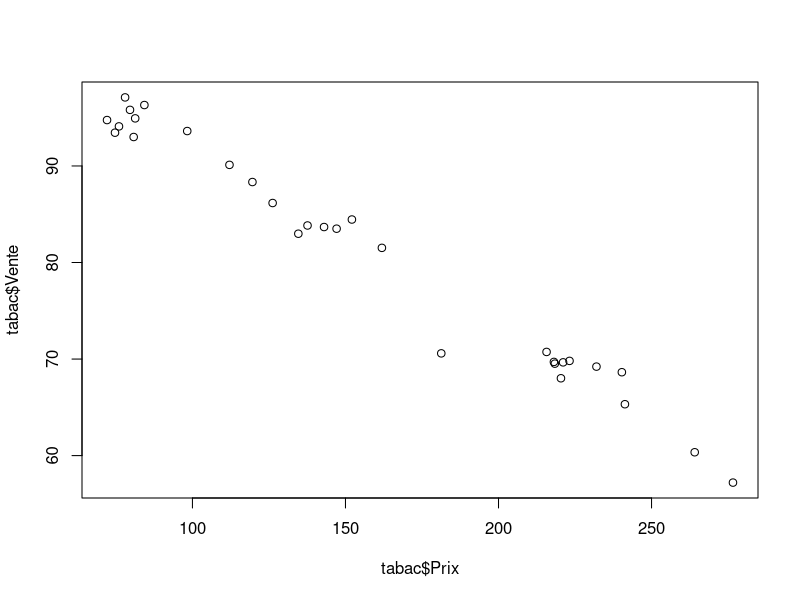
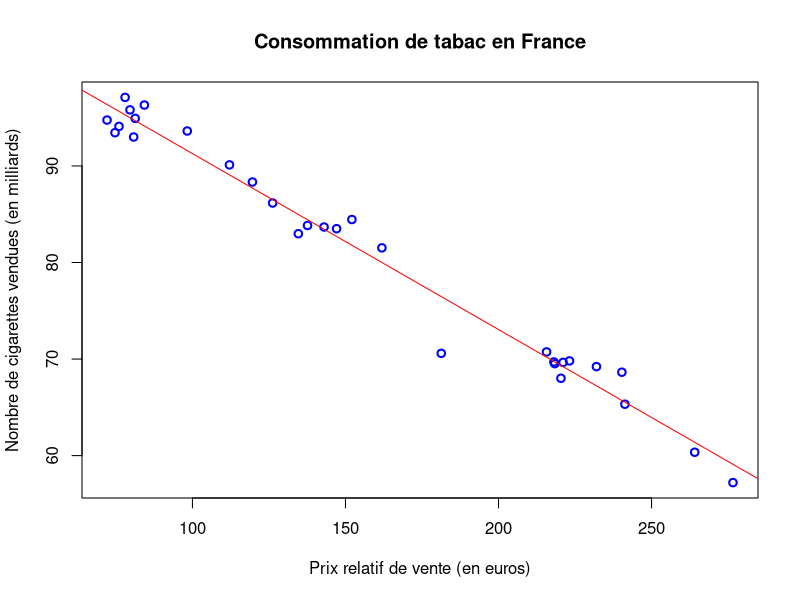

Recreate these plots in R, in order.
tabac = read.table("tabac.txt", header = T, row.names = 1)
tabac

#permet de recuperer un vecteur avec toutes les valeurs de la variable Ventes
tabac$Vente

#permet de recuperer un vecteur avec toutes les valeurs de la variable Prix 
tabac$Prix 

#permet de recuperer la moyenne de la variable Vente
mean(tabac$Vente)

#idem pour Prix
mean(tabac$Prix)

#Calcul de la correlation
cor(tabac$Prix, tabac$Vente)

# trace simple du nuage de point
plot(tabac$Prix,tabac$Vente)

# trace sofistiqué du nuage de point
plot(tabac$Prix,tabac$Vente, main="Consommation de tabac en France",	col="blue",lwd=2, xlab="Prix relatif de vente (en euros)", ylab="Nombre de cigarettes vendues (en milliards)")

reg = lm(Vente~Prix, data = tabac)
#L'objet obtenu est la droite de regression linéaire

reg$coefficients
# 109.4994 est la valeur de l'ordonnée à l'origine de la droite
# −0.1822 est le coefficient directeur de la droite

abline(reg, col="red")

summary(reg)
#Observation...

#### TD1 ####

#1
reg$residuals
round(reg$residuals,3)
reg$residuals[16]

#2
reg$fitted.values

#3
SCEr = sum(reg$residuals^2)
SCEr

#4
meanY = mean(tabac$Vente)
SCEt = sum((tabac$Vente - meanY)^2)
SCEt

#5
SCEm = SCEt - SCEr
SCEm

#6
R2 = SCEm/SCEt
R2
R2 = summary(reg)$r.squared
R2

#7
varianceResiduelle = summary(reg)$sigma^2
varianceResiduelle
lengthVente = length(tabac$Vente)
varianceResiduelle = SCEr/(lengthVente  -1 -1)
varianceResiduelle

#8
testStudent = summary(reg)$coefficients[2,3]
testStudent 
# Analyse : testStudent n'appartient pas à ZA(H0)=[-2,05; 2,05]
#Conclusion : On peut affirmer H1

#9
probaCritique = summary(reg)$coefficients[2,4]
probaCritique
# Conclusion : probaCritique < 5% donc on refuse H0 et on accepte H1

#10
testFisher = (SCEm * (lengthVente -1 -1))/SCEr * 1
testFisher
summary(reg)$fstatistic
# Fisher(95%) = 4,2 et testFisher n'appartient pas à ZA(HO) = [0; 4,2]. Donc H1

#11
# creation du nouvel individu avec sa valeur de Prix
new = data.frame(288.3)
# label de la variable explicative
colnames(new) = "Prix"
# pour prediction moyenne
predict = predict(reg, new, interval = "confidence")
predict
predict[1]
# Valeur du TD : 57,03. Valeur obtenu par R : 56,97, donc les valeurs du TD sont bien vérifiées 

#### TD2 ####

mat = read.table("materiau.txt",header=T)
mat

regX1 = lm(Y~X1, data = mat)
regX2 = lm(Y~X2, data = mat)
regmul = lm(Y~X1+X2,data=mat)

#1
R2X1 = summary(regX1)$r.squared
R2X2 = summary(regX2)$r.squared
R2Mul = summary(regmul)$r.squared
R2X1
R2X2
R2Mul

#2
CMrX1 = sum(regX1$residuals^2)/(length(mat$X1) -1 -1)
CMrX2 = sum(regX2$residuals^2)/(length(mat$X2) -1 -1)
CMrMul = sum(regmul$residuals^2)/(length(mat$X1) -2 -1)
CMrX1
CMrX2
CMrMul

sigmatX1 = sqrt(CMrX1)
sigmatX2 = sqrt(CMrX2)
sigmatMul = sqrt(CMrMul)
sigmatX1
sigmatX2
sigmatMul

#3
meanY = mean(mat$Y)
SCEt = sum((mat$Y - meanY)^2)
CMmMul = (SCEt * R2Mul)/2
CMmMul

#4
# H0 : Aucune des deux variables X1 et X2 n'influence Y
# H1 : Au moins une des deux variables X1 et X2 influence Y
testFisherMul = CMmMul/CMrMul
testFisherMul
# testFisherMul n'appartient pas à ZA(H0) = [0; Fisher(0,95)] = [0; 4,26], donc H1

#5
# H0 : X1 n'influence pas Y
# H1 : X1 influence Y
CMmX1 = (SCEt * R2X1)/1
testFisherX1 = CMmX1/CMrX1
testFisherX1
# testFisherX1 n'appartient pas à ZA(H0) = [0; Fisher(0,95)] = [0; 4,96], donc H1

#6
summaryRegX1 = summary(regX1)
pcX1 = summaryRegX1$coefficients["X1", "Pr(>|t|)"]
pcX1
# pcX1(proba critique) < 0.05 donc H1 : l'ajout de X2 quand X1 est déjà présent apporte une info significative pour expliquer Y

#7
new = data.frame(X1 = 3.5, X2 = 3.9)
prediction = predict(regmul, new, interval = "confidence")
prediction
prediction[1]
# L'entreprise aura une résistance à la rupture de 30.27